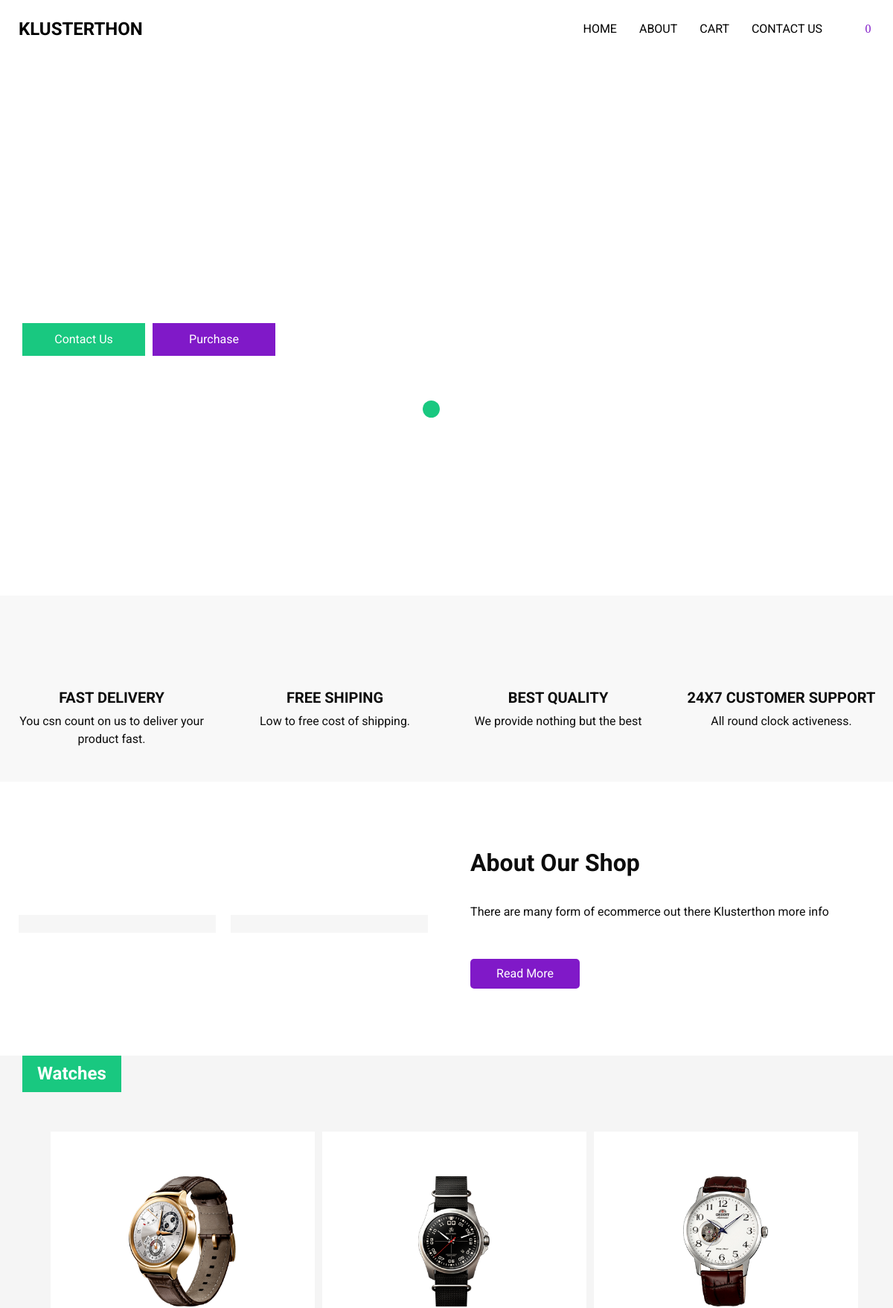
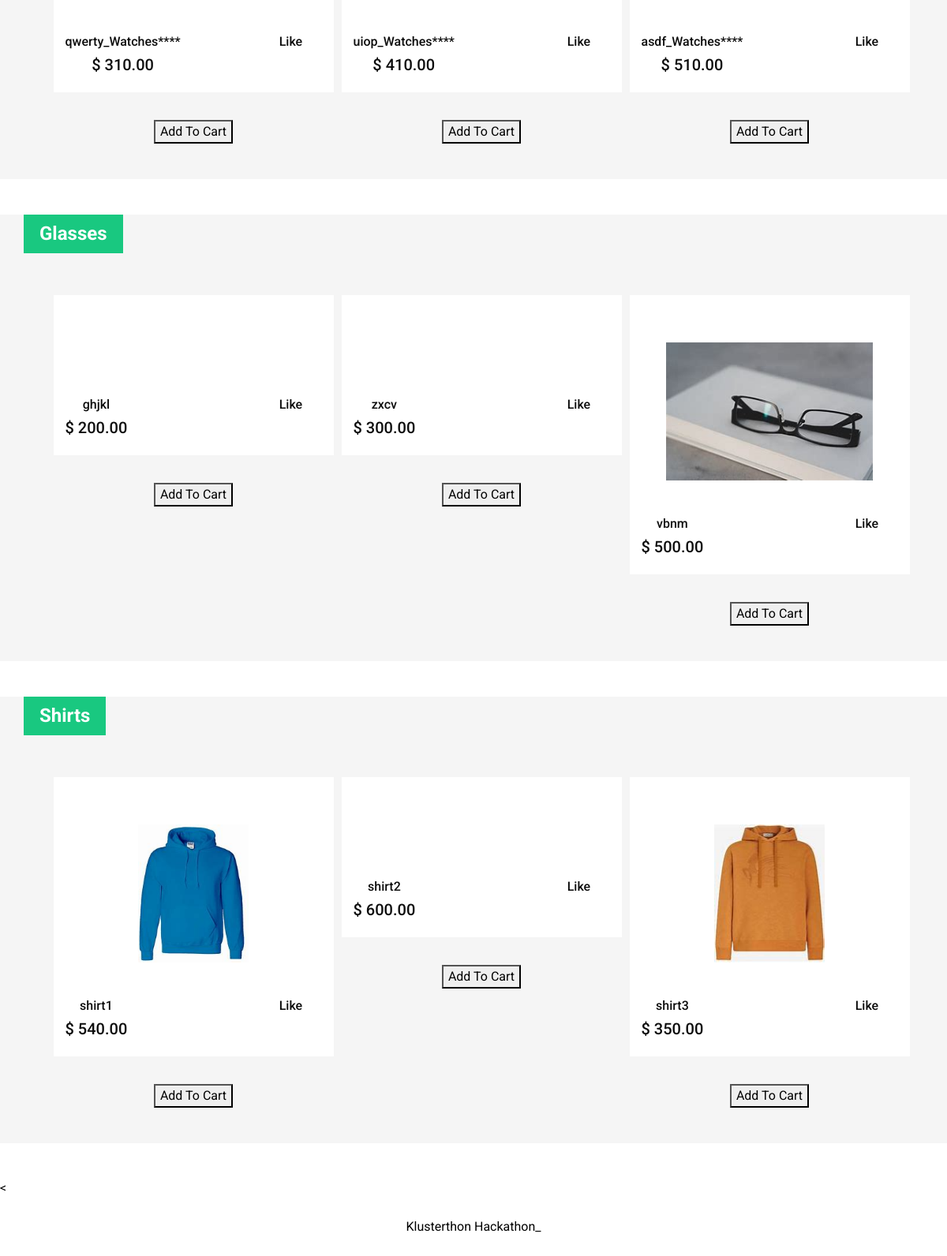
The app's page / (signed in) with its own data (2 pictures, top to bottom).
### hackathon/models.py (models this page shows, shortened)
class Cart(models.Model):
	id = models.UUIDField(default=uuid.uuid4, primary_key=True)
	user = models.ForeignKey(User, on_delete=models.CASCADE)
	completed = models.BooleanField(default=False)
	@property
	def num_of_items(self):
		cartitems = self.cart_items.all()
		quantity = sum([item.quantity for item in cartitems])
		return quantity

class Product(models.Model):
	name = models.CharField(max_length=30, validators=[MinLengthValidator(3)], null=False, blank=False)
	price = models.DecimalField(default=0, decimal_places=2, max_digits=6)
	category = models.ForeignKey(Category, on_delete=models.CASCADE, default=1)
	description = models.CharField(max_length=250, validators=[MinLengthValidator(3)], null=True, blank=True)
	image = models.ImageField(upload_to='uploads/products')
	is_sale = models.BooleanField(default=False)
	sale_price = models.DecimalField(default=0, decimal_places=2, max_digits=6)

class Category(models.Model):
	name = models.CharField(max_length=50, validators=[MinLengthValidator(3)])
	def __str__(self):
		return self.name
	class Meta:
		verbose_name_plural = 'Categories'

### hackathon/views.py (the view)
# urls.py: path('', views.home, name='home'),
@login_required(login_url='/owner/login_user')
def home(request):
	category_1 = 'Glasses'
	category_2 = 'Watches'
	category_3 = 'Shirts'
	get_1 = Category.objects.get(name=category_1)
	get_2 = Category.objects.get(name=category_2)
	get_3 = Category.objects.get(name=category_3)
	products_1 = Product.objects.filter(category=get_1)
	products_2 = Product.objects.filter(category=get_2)
	x = 'Watches' == category_2
	print(x)
	products_3 = Product.objects.filter(category=get_3)
	if request.user.is_authenticated:
		cart, created = Cart.objects.get_or_create(user=request.user, completed=False)
	products_2 = Product.objects.filter(category=get_2)
	products_3 = Product.objects.filter(category=get_3)
	return render(request, 'home.html', {'x':x, 'products_1':products_1, 'products_2':products_2, 'products_3':products_3, 'cart':cart})

### hackathon/templates/home.html (shortened to what this page needs)
<!DOCTYPE html>
{% load static %}
<html>
<head>
  <link href="https://cdn.jsdelivr.net/npm/bootstrap@5.0.2/dist/css/bootstrap.min.css" rel="stylesheet">
  <link rel="stylesheet" type="text/css" href="{% static 'css/bootstrap.css' %}" />
  <link href="{% static 'css/font-awesome.min.css' %}" rel="stylesheet" />
  <link href="{% static 'css/style.css' %}" rel="stylesheet" />
  <link href="{% static 'css/responsive.css' %}" rel="stylesheet" />
</head>
<body>
  <div class="hero_area">
    <header class="header_section">
      <div class="container-fluid">
        <nav class="navbar navbar-expand-lg custom_nav-container ">
          <a class="navbar-brand" href="/">
            <span>
              KLUSTERTHON
            </span>
          </a>
          <div class="collapse navbar-collapse" id="navbarSupportedContent">
            <ul class="navbar-nav  ">
              <li class="nav-item ">
                <a class="nav-link" href="/">Home</a>
              </li>
              <li class="nav-item">
                <a class="nav-link" href="#about"> About</a>
              </li>
              <li class="nav-item">
                <a class="nav-link" href="{% url 'add-cart' %}">Cart</a>
              </li>
              <li class="nav-item">
                <a class="nav-link" href="/contact">Contact Us</a>
              </li>
            </ul>
            <div class="user_optio_box">
              <a href="">
                <i class="fa fa-user" aria-hidden="true"></i>
              </a>
              <a href="{% url 'add-cart' %}">
                <i class="fa fa-shopping-cart" aria-hidden="true"><p id="num_of_items">{{cart.num_of_items}}</p></i>
              </a>
            </div>
          </div>
        </nav>
      </div>
    </header>
    <section class="slider_section ">
      <div class="slider_bg_box">
      </div>
      <div id="customCarousel1" class="carousel slide" data-ride="carousel">
        <div class="carousel-inner">
          <div class="carousel-item active">
            <div class="container ">
              <div class="row">
                <div class="col-md-7">
                  <div class="detail-box">
                    <h1>
                    </h1>
                    <p>
                    </p>
                    <div class="btn-box">
                      <a href="" class="btn1">
                        Contact Us
                      </a>
                      <a href="#watches" class="btn2">
                        Purchase
                      </a>
                    </div>
                  </div>
                </div>
              </div>
            </div>
          </div>
          </div>
        <ol class="carousel-indicators">
          <li data-target="#customCarousel1" data-slide-to="0" class="active"></li>
          <li data-target="#customCarousel1" data-slide-to="1"></li>
          <li data-target="#customCarousel1" data-slide-to="2"></li>
        </ol>
      </div>
    </section>
  </div>
  <section class="service_section">
    <div class="container-fluid" id="about">
      <div class="row">
        <div class="col-md-6 col-lg-3">
          <div class="box ">
            <div class="img-box">
            </div>
            <div class="detail-box">
              <h5>
                Fast Delivery
              </h5>
              <p>
                You csn count on us to deliver your product fast.
              </p>
            </div>
          </div>
        </div>
        <div class="col-md-6 col-lg-3">
          <div class="box ">
            <div class="img-box">
            </div>
            <div class="detail-box">
              <h5>
                Free Shiping
              </h5>
              <p>
                Low to free cost of shipping.
              </p>
            </div>
          </div>
        </div>
        <div class="col-md-6 col-lg-3">
          <div class="box ">
            <div class="img-box">
            </div>
            <div class="detail-box">
              <h5>
                Best Quality
              </h5>
              <p>
                We provide nothing but the best
              </p>
            </div>
          </div>
        </div>
        <div class="col-md-6 col-lg-3">
          <div class="box ">
            <div class="img-box">
            </div>
            <div class="detail-box">
              <h5>
                24x7 Customer support
              </h5>
              <p>
                All round clock activeness.
              </p>
            </div>
          </div>
        </div>
      </div>
    </div>
  </section>
  <section class="about_section layout_padding">
    <div class="container-fluid">
      <div class="row">
        <div class="col-md-6">
          <div class="img_container">
            <div class="img-box b1">
            </div>
            <div class="img-box b2">
            </div>
          </div>
        </div>
        <div class="col-md-6">
          <div class="detail-box">
            <h2>
              About Our Shop
            </h2>
            <p>
              There are many form of ecommerce out there
              Klusterthon more info
            </p>
            <a href="">
              Read More
            </a>
          </div>
        </div>
      </div>
    </div>
  </section>
  <section class="product_section ">
    <div class="container">
      <div class="product_heading">
        <h2>
          Watches
        </h2>
      </div>
      {% for product in products_2 %}
        {% if x %}
      <div class="product_container">
        <div id="watches" class="box">
          <div class="box-content">
            <div class="img-box">
              <img src="{{ product.image.url }}" alt="">
            </div>
            <div class="detail-box">
              <div class="text">
                <h6>
                  {{product.name}}_{{ product.category }}****
                </h6>
                <h5>
                  <span>$</span> {{ product.price }}
                </h5>
              </div>
              <div class="like">
                <h6>
                  Like
                </h6>
                <div class="star_container">
                  <i class="fa fa-star" aria-hidden="true"></i>
                  <i class="fa fa-star" aria-hidden="true"></i>
                  <i class="fa fa-star" aria-hidden="true"></i>
                  <i class="fa fa-star" aria-hidden="true"></i>
                  <i class="fa fa-star" aria-hidden="true"></i>
                </div>
              </div>
            </div>
          </div>
          <div class="btn-box">
            <button value="{{ product.id }}">
              Add To Cart
            </button>
          </div>
        </div>
      {% endif %}
      {% endfor %}
      </div>
    </div>
  </section>
  <section class="product_section ">
    <div id="shades" class="container">
      <div class="product_heading">
        <h2>
          Glasses
        </h2>
      </div>
      {% for i in products_1 %}
      <div class="product_container">
        <div class="box">
          <div class="box-content">
            <div class="img-box">
              <img src="{{ i.image.url }}" alt="">
            </div>
            <div class="detail-box">
              <div class="text">
                <h6>
                  {{ i.name }}
                </h6>
                <h5>
                  <span>$</span> {{ i.price }}
                </h5>
              </div>
              <div class="like">
                <h6>
                  Like
                </h6>
                <div class="star_container">
                  <i class="fa fa-star" aria-hidden="true"></i>
                  <i class="fa fa-star" aria-hidden="true"></i>
                  <i class="fa fa-star" aria-hidden="true"></i>
                  <i class="fa fa-star" aria-hidden="true"></i>
                  <i class="fa fa-star" aria-hidden="true"></i>
                </div>
              </div>
            </div>
          </div>
          <div class="btn-box">
            <button value="{{ i.id }}">
              Add To Cart
            </button>
          </div>
        </div>
        {% endfor %}
      </div>
    </div>
  </section>
<section class="product_section ">
    <div id="shirts" class="container">
      <div class="product_heading">
        <h2>
          Shirts
        </h2>
      </div>
      {% for shirt in products_3 %}
      <div class="product_container">
        <div class="box">
          <div class="box-content">
            <div class="img-box">
              <img src="{{ shirt.image.url }}" alt="">
            </div>
            <div class="detail-box">
              <div class="text">
                <h6>
                  {{ shirt.name }}
                </h6>
                <h5>
                  <span>$</span> {{ shirt.price }}
                </h5>
              </div>
              <div class="like">
                <h6>
                  Like
                </h6>
                <div class="star_container">
                  <i class="fa fa-star" aria-hidden="true"></i>
                  <i class="fa fa-star" aria-hidden="true"></i>
                  <i class="fa fa-star" aria-hidden="true"></i>
                  <i class="fa fa-star" aria-hidden="true"></i>
                  <i class="fa fa-star" aria-hidden="true"></i>
                </div>
              </div>
            </div>
          </div>
          <div class="btn-box">
            <button value="{{ shirt.id }}">
              Add To Cart
            </button>
          </div>
        </div>
        {% endfor %}
      </div>
    </div>
  </section>
  <
  <section class="footer_section">
    <div class="container">
      <p>
        Klusterthon Hackathon_
      </p>
    </div>
  </section>
</body>
</html>

### static/css/responsive.css (style rules this page uses)
@media (max-width: 1300px) { .custom_nav-container .navbar-nav { margin: 0; margin-left: auto; align-items: center; } }
@media (max-width: 1300px) { .custom_nav-container .navbar-nav .nav-item .nav-link { padding: 5px 15px; } }
@media (min-width: 1200px) { .container { max-width: 1170px; } }

### records on screen
Cart: num_of_items "0"
Product: image (picture), name "qwerty", category "Watches", price "310.00", {{ product.id }} 1 (drawn)
Product: image (picture), name "uiop", category "Watches", price "410.00", {{ product.id }} 2 (drawn)
Product: image (picture), name "asdf", category "Watches", price "510.00", {{ product.id }} 3 (drawn)
Product: name "ghjkl", price "200.00", {{ i.id }} 4 (drawn)
Product: name "zxcv", price "300.00", {{ i.id }} 5 (drawn)
Product: image (picture), name "vbnm", price "500.00", {{ i.id }} 6 (drawn)
Product: image (picture), name "shirt1", price "540.00", {{ shirt.id }} 7 (drawn)
Product: name "shirt2", price "600.00", {{ shirt.id }} 8 (drawn)
Product: image (picture), name "shirt3", price "350.00", {{ shirt.id }} 9 (drawn)
